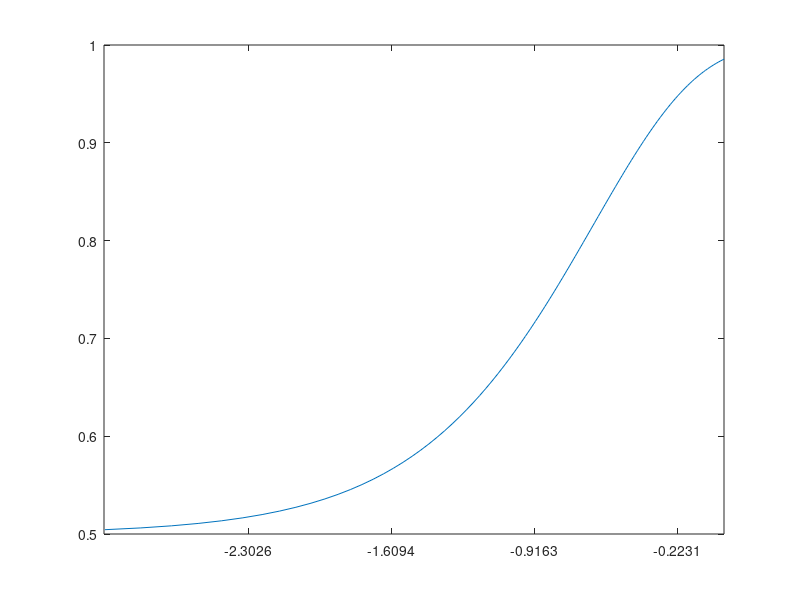

MATLAB code to generate this figure: (Note: this script raises an error after producing the figure.)
function sc=run
set(0,'DefaultFigureWindowStyle','docked')
%addpath('/Users/ndiaye/mtoolbox/matlab-washington')
p.t = .5;
p.b = 2;
example(p)
coh = @(x)10.^-x;
ptarget = .7;

xstart=-log10(0.3);
sstart = .1;
dstart = 4; 
chancefloor = 1;

%sc= CreateStaircase(.7,[[0.1;10;4],[0.02;2;Inf]],x,-1);
sc=  CreateStaircase(ptarget,xstart,sstart,dstart,chancefloor)

Weibull(p,xstart)
n=300;
for i=1:n;
    x=GetStaircaseVariable(sc);
    r = rand<Weibull(p,coh(x));
    sc = SetStaircaseResponse(sc,x,r)
    sc=UpdateStaircase(sc);
end

sc.x=sc.x(1:n);
sc.r=sc.r(1:n);
ShowStaircaseResults(GetStaircaseResults(sc))

function y = Weibull(p,x,e,g)
%y = Weibull(p,x)
%
%Parameters:  p.b slope
%             p.t threshold yeilding ~80% correct
%             x   intensity values.
%
%y = Weibull(p,x,[,e,g])
%


if nargin<3
    e = (.5)^(1/3);  %threshold performance ( ~80%)
end
if nargin<4
    g = 0.5;  %chance performance
end

%here it is.
k = (-log( (1-e)/(1-g)))^(1/p.b);
y = 1- (1-g)*exp(- (k*x/p.t).^p.b);




function example(p)


x = linspace(.05,1,101);
%p.t = .5;
bList = p.b;% 1:4;
figure(1)
clf
%subplot(1,2,1)
y = zeros(length(bList),length(x));
for i=1:length(bList)
    p.b = bList(i);
    y(i,:) = Weibull(p,x);
end
plot(log(x),y')
set(gca,'XTick',log([.1,.2,.4,.8]));
logx2raw;
legend(num2str(bList'),'Location','NorthWest');
xlabel('Intensity');
ylabel('Proportion Correct');
title('Varying b with t=0.3');